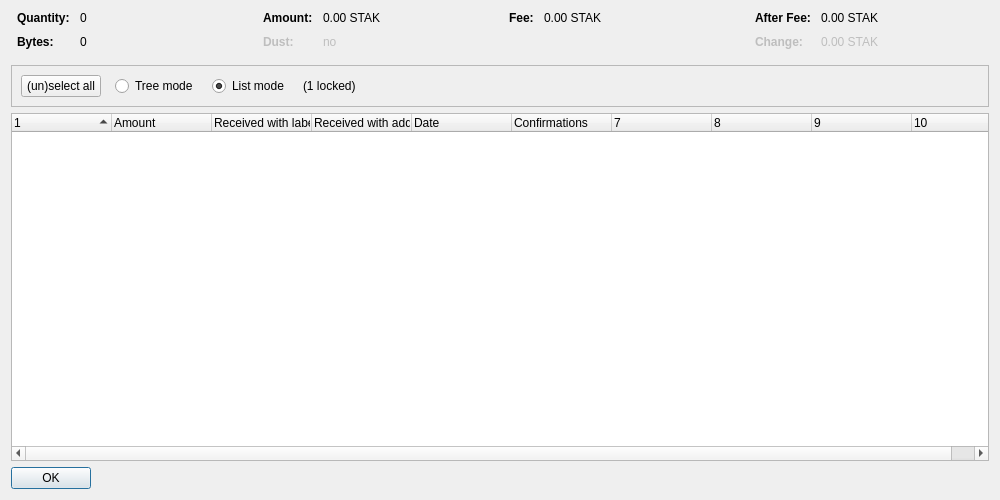
<?xml version="1.0" encoding="UTF-8"?>
<ui version="4.0">
 <class>CoinControlDialog</class>
 <widget class="QDialog" name="CoinControlDialog">
  <property name="geometry">
   <rect>
    <x>0</x>
    <y>0</y>
    <width>1000</width>
    <height>500</height>
   </rect>
  </property>
  <property name="windowTitle">
   <string>Coin Selection</string>
  </property>
  <layout class="QVBoxLayout" name="verticalLayout">
   <item>
    <layout class="QHBoxLayout" name="horizontalLayoutTop" stretch="0,0,0,0">
     <property name="topMargin">
      <number>0</number>
     </property>
     <property name="bottomMargin">
      <number>10</number>
     </property>
     <item>
      <layout class="QFormLayout" name="formLayoutCoinControl1">
       <property name="horizontalSpacing">
        <number>10</number>
       </property>
       <property name="verticalSpacing">
        <number>10</number>
       </property>
       <property name="leftMargin">
        <number>6</number>
       </property>
       <property name="rightMargin">
        <number>6</number>
       </property>
       <item row="0" column="0">
        <widget class="QLabel" name="labelCoinControlQuantityText">
         <property name="font">
          <font>
           <weight>75</weight>
           <bold>true</bold>
          </font>
         </property>
         <property name="text">
          <string>Quantity:</string>
         </property>
        </widget>
       </item>
       <item row="0" column="1">
        <widget class="QLabel" name="labelCoinControlQuantity">
         <property name="cursor">
          <cursorShape>IBeamCursor</cursorShape>
         </property>
         <property name="contextMenuPolicy">
          <enum>Qt::ActionsContextMenu</enum>
         </property>
         <property name="text">
          <string notr="true">0</string>
         </property>
         <property name="textInteractionFlags">
          <set>Qt::LinksAccessibleByMouse|Qt::TextSelectableByKeyboard|Qt::TextSelectableByMouse</set>
         </property>
        </widget>
       </item>
       <item row="1" column="0">
        <widget class="QLabel" name="labelCoinControlBytesText">
         <property name="font">
          <font>
           <weight>75</weight>
           <bold>true</bold>
          </font>
         </property>
         <property name="text">
          <string>Bytes:</string>
         </property>
        </widget>
       </item>
       <item row="1" column="1">
        <widget class="QLabel" name="labelCoinControlBytes">
         <property name="cursor">
          <cursorShape>IBeamCursor</cursorShape>
         </property>
         <property name="contextMenuPolicy">
          <enum>Qt::ActionsContextMenu</enum>
         </property>
         <property name="text">
          <string notr="true">0</string>
         </property>
         <property name="textInteractionFlags">
          <set>Qt::LinksAccessibleByMouse|Qt::TextSelectableByKeyboard|Qt::TextSelectableByMouse</set>
         </property>
        </widget>
       </item>
      </layout>
     </item>
     <item>
      <layout class="QFormLayout" name="formLayoutCoinControl2">
       <property name="horizontalSpacing">
        <number>10</number>
       </property>
       <property name="verticalSpacing">
        <number>10</number>
       </property>
       <property name="leftMargin">
        <number>6</number>
       </property>
       <property name="rightMargin">
        <number>6</number>
       </property>
       <item row="0" column="0">
        <widget class="QLabel" name="labelCoinControlAmountText">
         <property name="font">
          <font>
           <weight>75</weight>
           <bold>true</bold>
          </font>
         </property>
         <property name="text">
          <string>Amount:</string>
         </property>
        </widget>
       </item>
       <item row="0" column="1">
        <widget class="QLabel" name="labelCoinControlAmount">
         <property name="cursor">
          <cursorShape>IBeamCursor</cursorShape>
         </property>
         <property name="contextMenuPolicy">
          <enum>Qt::ActionsContextMenu</enum>
         </property>
         <property name="text">
          <string notr="true">0.00 STAK</string>
         </property>
         <property name="textInteractionFlags">
          <set>Qt::LinksAccessibleByMouse|Qt::TextSelectableByKeyboard|Qt::TextSelectableByMouse</set>
         </property>
        </widget>
       </item>
       <item row="1" column="0">
        <widget class="QLabel" name="labelCoinControlLowOutputText">
         <property name="enabled">
          <bool>false</bool>
         </property>
         <property name="font">
          <font>
           <weight>75</weight>
           <bold>true</bold>
          </font>
         </property>
         <property name="text">
          <string>Dust:</string>
         </property>
        </widget>
       </item>
       <item row="1" column="1">
        <widget class="QLabel" name="labelCoinControlLowOutput">
         <property name="enabled">
          <bool>false</bool>
         </property>
         <property name="cursor">
          <cursorShape>IBeamCursor</cursorShape>
         </property>
         <property name="contextMenuPolicy">
          <enum>Qt::ActionsContextMenu</enum>
         </property>
         <property name="text">
          <string notr="true">no</string>
         </property>
         <property name="textInteractionFlags">
          <set>Qt::LinksAccessibleByMouse|Qt::TextSelectableByKeyboard|Qt::TextSelectableByMouse</set>
         </property>
        </widget>
       </item>
      </layout>
     </item>
     <item>
      <layout class="QFormLayout" name="formLayoutCoinControl3">
       <property name="horizontalSpacing">
        <number>10</number>
       </property>
       <property name="verticalSpacing">
        <number>10</number>
       </property>
       <property name="leftMargin">
        <number>6</number>
       </property>
       <property name="rightMargin">
        <number>6</number>
       </property>
       <item row="0" column="0">
        <widget class="QLabel" name="labelCoinControlFeeText">
         <property name="font">
          <font>
           <weight>75</weight>
           <bold>true</bold>
          </font>
         </property>
         <property name="text">
          <string>Fee:</string>
         </property>
        </widget>
       </item>
       <item row="0" column="1">
        <widget class="QLabel" name="labelCoinControlFee">
         <property name="cursor">
          <cursorShape>IBeamCursor</cursorShape>
         </property>
         <property name="contextMenuPolicy">
          <enum>Qt::ActionsContextMenu</enum>
         </property>
         <property name="text">
          <string notr="true">0.00 STAK</string>
         </property>
         <property name="textInteractionFlags">
          <set>Qt::LinksAccessibleByMouse|Qt::TextSelectableByKeyboard|Qt::TextSelectableByMouse</set>
         </property>
        </widget>
       </item>
      </layout>
     </item>
     <item>
      <layout class="QFormLayout" name="formLayoutCoinControl4">
       <property name="horizontalSpacing">
        <number>10</number>
       </property>
       <property name="verticalSpacing">
        <number>10</number>
       </property>
       <property name="leftMargin">
        <number>6</number>
       </property>
       <property name="rightMargin">
        <number>6</number>
       </property>
       <item row="0" column="0">
        <widget class="QLabel" name="labelCoinControlAfterFeeText">
         <property name="font">
          <font>
           <weight>75</weight>
           <bold>true</bold>
          </font>
         </property>
         <property name="text">
          <string>After Fee:</string>
         </property>
        </widget>
       </item>
       <item row="0" column="1">
        <widget class="QLabel" name="labelCoinControlAfterFee">
         <property name="cursor">
          <cursorShape>IBeamCursor</cursorShape>
         </property>
         <property name="contextMenuPolicy">
          <enum>Qt::ActionsContextMenu</enum>
         </property>
         <property name="text">
          <string notr="true">0.00 STAK</string>
         </property>
         <property name="textInteractionFlags">
          <set>Qt::LinksAccessibleByMouse|Qt::TextSelectableByKeyboard|Qt::TextSelectableByMouse</set>
         </property>
        </widget>
       </item>
       <item row="1" column="0">
        <widget class="QLabel" name="labelCoinControlChangeText">
         <property name="enabled">
          <bool>false</bool>
         </property>
         <property name="font">
          <font>
           <weight>75</weight>
           <bold>true</bold>
          </font>
         </property>
         <property name="text">
          <string>Change:</string>
         </property>
        </widget>
       </item>
       <item row="1" column="1">
        <widget class="QLabel" name="labelCoinControlChange">
         <property name="enabled">
          <bool>false</bool>
         </property>
         <property name="cursor">
          <cursorShape>IBeamCursor</cursorShape>
         </property>
         <property name="contextMenuPolicy">
          <enum>Qt::ActionsContextMenu</enum>
         </property>
         <property name="text">
          <string notr="true">0.00 STAK</string>
         </property>
         <property name="textInteractionFlags">
          <set>Qt::LinksAccessibleByMouse|Qt::TextSelectableByKeyboard|Qt::TextSelectableByMouse</set>
         </property>
        </widget>
       </item>
      </layout>
     </item>
    </layout>
   </item>
   <item>
    <widget class="QFrame" name="frame">
     <property name="minimumSize">
      <size>
       <width>0</width>
       <height>40</height>
      </size>
     </property>
     <property name="frameShape">
      <enum>QFrame::StyledPanel</enum>
     </property>
     <property name="frameShadow">
      <enum>QFrame::Sunken</enum>
     </property>
     <layout class="QHBoxLayout" name="horizontalLayout">
      <item>
       <layout class="QHBoxLayout" name="horizontalLayoutPanel" stretch="0,0,0,0,0">
        <property name="spacing">
         <number>14</number>
        </property>
        <item>
         <widget class="QPushButton" name="pushButtonSelectAll">
          <property name="sizePolicy">
           <sizepolicy hsizetype="Maximum" vsizetype="Fixed">
            <horstretch>0</horstretch>
            <verstretch>0</verstretch>
           </sizepolicy>
          </property>
          <property name="text">
           <string>(un)select all</string>
          </property>
          <property name="autoDefault">
           <bool>false</bool>
          </property>
         </widget>
        </item>
        <item>
         <widget class="QRadioButton" name="radioTreeMode">
          <property name="sizePolicy">
           <sizepolicy hsizetype="Maximum" vsizetype="Fixed">
            <horstretch>0</horstretch>
            <verstretch>0</verstretch>
           </sizepolicy>
          </property>
          <property name="text">
           <string>Tree mode</string>
          </property>
         </widget>
        </item>
        <item>
         <widget class="QRadioButton" name="radioListMode">
          <property name="sizePolicy">
           <sizepolicy hsizetype="Maximum" vsizetype="Fixed">
            <horstretch>0</horstretch>
            <verstretch>0</verstretch>
           </sizepolicy>
          </property>
          <property name="text">
           <string>List mode</string>
          </property>
          <property name="checked">
           <bool>true</bool>
          </property>
         </widget>
        </item>
        <item>
         <widget class="QLabel" name="labelLocked">
          <property name="text">
           <string notr="true">(1 locked)</string>
          </property>
         </widget>
        </item>
        <item>
         <spacer name="horizontalSpacer">
          <property name="orientation">
           <enum>Qt::Horizontal</enum>
          </property>
          <property name="sizeHint" stdset="0">
           <size>
            <width>40</width>
            <height>20</height>
           </size>
          </property>
         </spacer>
        </item>
       </layout>
      </item>
     </layout>
    </widget>
   </item>
   <item>
    <widget class="CoinControlTreeWidget" name="treeWidget">
     <property name="contextMenuPolicy">
      <enum>Qt::CustomContextMenu</enum>
     </property>
     <property name="sortingEnabled">
      <bool>false</bool>
     </property>
     <property name="columnCount">
      <number>10</number>
     </property>
     <attribute name="headerShowSortIndicator" stdset="0">
      <bool>true</bool>
     </attribute>
     <attribute name="headerStretchLastSection">
      <bool>false</bool>
     </attribute>
     <column>
      <property name="text">
       <string/>
      </property>
     </column>
     <column>
      <property name="text">
       <string>Amount</string>
      </property>
     </column>
     <column>
      <property name="text">
       <string>Received with label</string>
      </property>
     </column>
     <column>
      <property name="text">
       <string>Received with address</string>
      </property>
     </column>
     <column>
      <property name="text">
       <string>Date</string>
      </property>
     </column>
     <column>
      <property name="text">
       <string>Confirmations</string>
      </property>
      <property name="toolTip">
       <string>Confirmed</string>
      </property>
     </column>
     <column>
      <property name="text">
       <string/>
      </property>
     </column>
     <column>
      <property name="text">
       <string/>
      </property>
     </column>
     <column>
      <property name="text">
       <string/>
      </property>
     </column>
     <column>
      <property name="text">
       <string/>
      </property>
     </column>
    </widget>
   </item>
   <item>
    <widget class="QDialogButtonBox" name="buttonBox">
     <property name="sizePolicy">
      <sizepolicy hsizetype="Maximum" vsizetype="Fixed">
       <horstretch>0</horstretch>
       <verstretch>0</verstretch>
      </sizepolicy>
     </property>
     <property name="orientation">
      <enum>Qt::Horizontal</enum>
     </property>
     <property name="standardButtons">
      <set>QDialogButtonBox::Ok</set>
     </property>
    </widget>
   </item>
  </layout>
 </widget>
 <customwidgets>
  <customwidget>
   <class>CoinControlTreeWidget</class>
   <extends>QTreeWidget</extends>
   <header>coincontroltreewidget.h</header>
  </customwidget>
 </customwidgets>
 <resources/>
 <connections/>
</ui>
